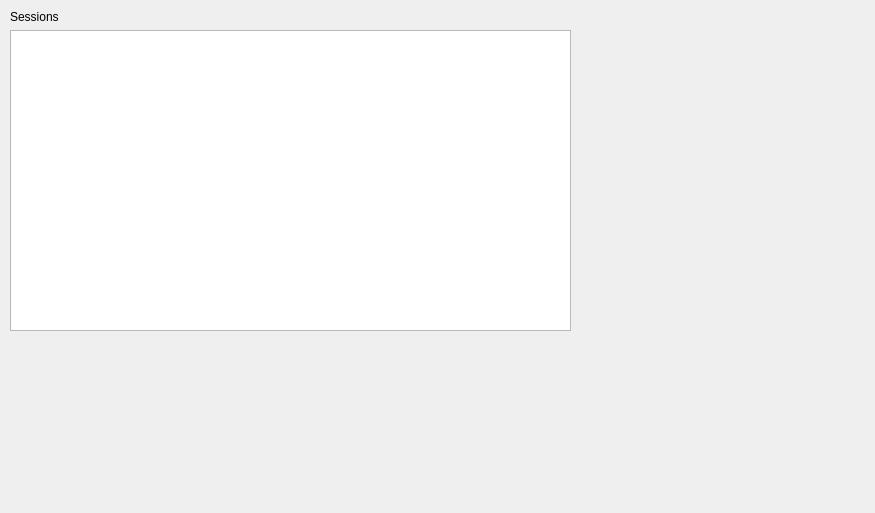
<?xml version="1.0" encoding="UTF-8"?>
<ui version="4.0">
 <class>SessionAlbumWidget</class>
 <widget class="QWidget" name="SessionAlbumWidget">
  <property name="geometry">
   <rect>
    <x>0</x>
    <y>0</y>
    <width>875</width>
    <height>513</height>
   </rect>
  </property>
  <property name="windowTitle">
   <string>Form</string>
  </property>
  <widget class="QWidget" name="verticalLayoutWidget">
   <property name="geometry">
    <rect>
     <x>10</x>
     <y>10</y>
     <width>561</width>
     <height>321</height>
    </rect>
   </property>
   <layout class="QVBoxLayout" name="verticalLayout">
    <item>
     <widget class="HeaderLabel" name="lblSessionAlbum">
      <property name="text">
       <string>Sessions</string>
      </property>
     </widget>
    </item>
    <item>
     <widget class="QListView" name="sessionsView"/>
    </item>
   </layout>
  </widget>
 </widget>
 <customwidgets>
  <customwidget>
   <class>HeaderLabel</class>
   <extends>QLabel</extends>
   <header location="global">widgets/HeaderLabel.h</header>
  </customwidget>
 </customwidgets>
 <resources/>
 <connections/>
</ui>
